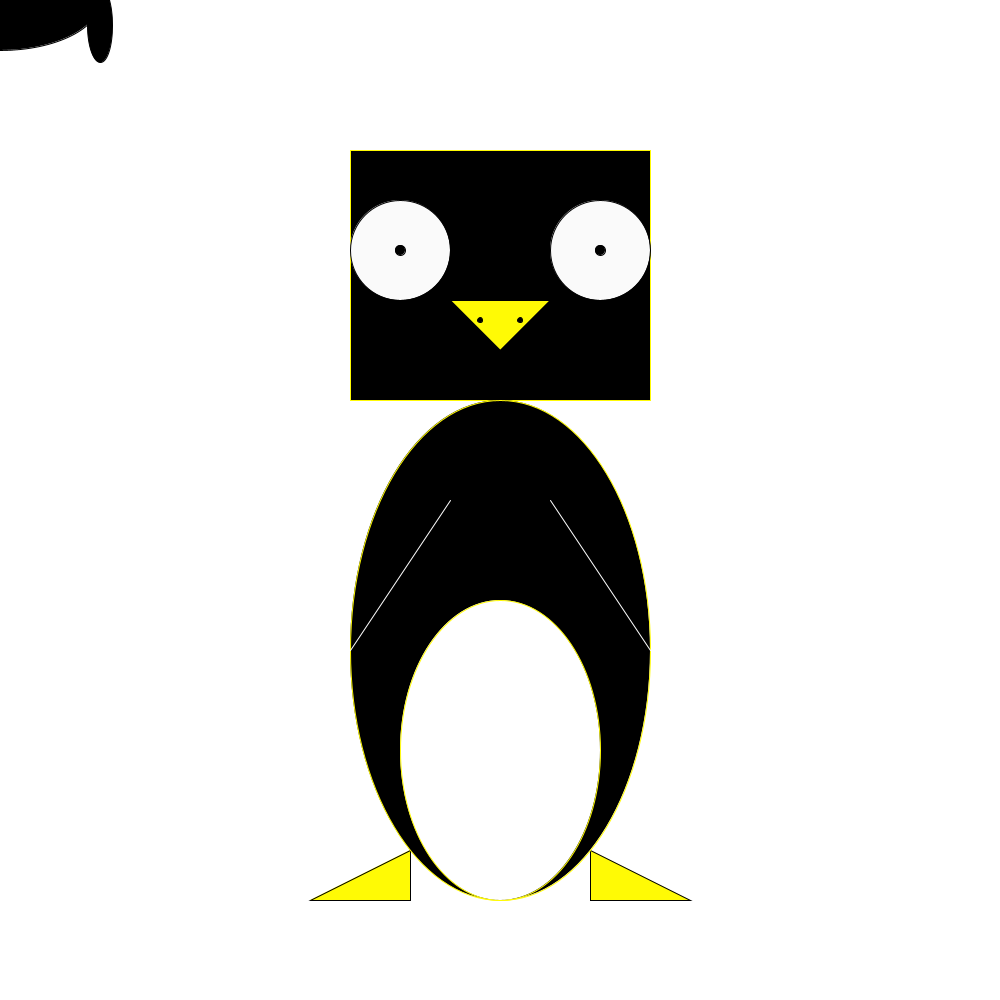
Frame 1 (no input)
Frame 60 (the mouse pressed at the canvas centre just before this capture): identical to frame 1, image omitted
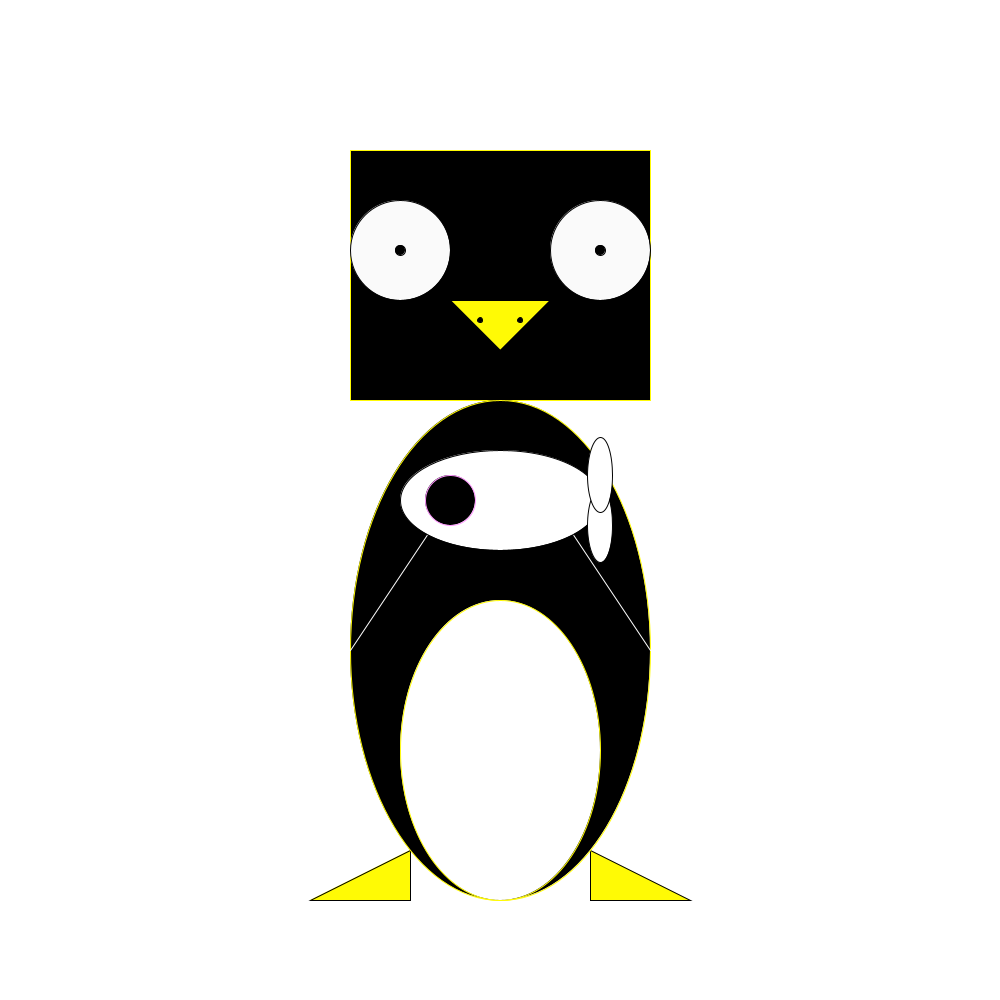
Frame 120 (the mouse held since frame 60 and released just before this capture)

The Processing sketch that drew these frames (run headless with seeded random() and noise(); from frame 60 on, the mouse is pressed at the canvas centre):

// Processing sketch: processing_50848
// ── processing_50848.pde

void setup(){
size(1000,1000);



}

void draw(){
    background(255);
    
smooth();
//head
fill(0);
stroke(255,250,5);
rectMode(CORNER);
rect(350,150,300,250);

//eyes
fill(250);
stroke(0);
ellipseMode(CENTER);
ellipse(400,250,100,100);
ellipse(600,250,100,100);

//pupils
stroke(0);
fill(0);
ellipse(400,250,10,10);
ellipse(600,250,10,10);

//beak
fill(255,250,5);
triangle(450,300,550,300,500,350);
stroke(0);
fill(0);
ellipse(480,320,5,5);
ellipse(520,320,5,5);
fill(255,250,5);
triangle(410,850,410,900,310,900);
triangle(590,850,590,900,690,900);

//body
fill(0);stroke(255,250,5);
ellipseMode(CORNERS);
ellipse(350,400,650,900);
fill(255);
ellipse(400,600,600,900);

//wings
stroke(255);
line(450,500,350,650);
line(550,500,650,650);


//phish
ellipseMode(CENTER);
fill(mouseY,mouseY,mouseX);
stroke(0);

ellipse(mouseX,mouseY,200,100);
ellipse(mouseX+100,mouseY+25,25,75);
ellipse(mouseX+100,mouseY-25,25,75);
fill(0);
stroke(mouseY,150,mouseX);
ellipse(mouseX-50,mouseY,50,50);

}
